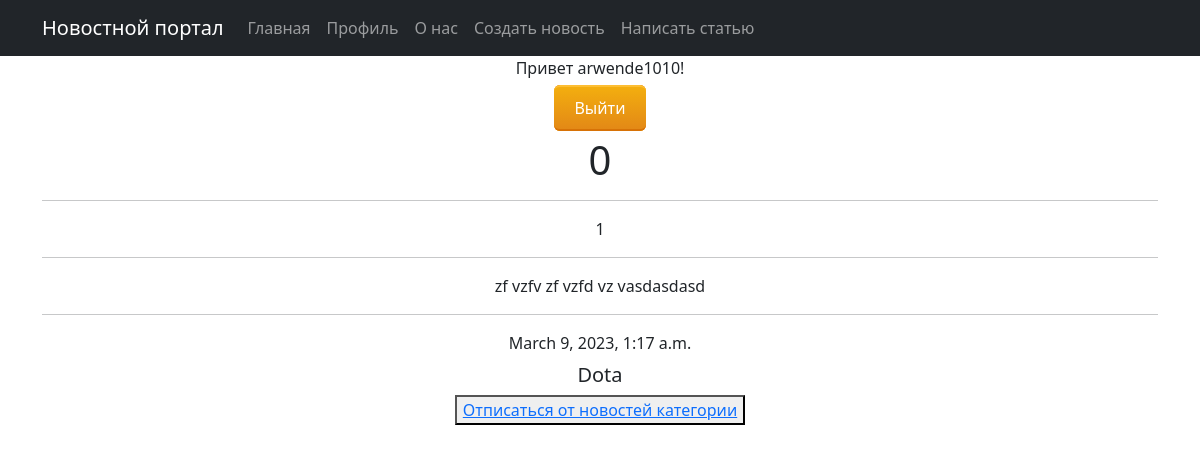
Page /2 (signed in) on the committed database.
### NewsPortal/models.py (models this page shows, shortened)
class Post(models.Model):
    field = models.CharField(max_length=7, choices=POSITIONS,
                             default='news')  # статья или новость, берем данные из файла data
    time_in = models.DateTimeField(auto_now_add=True)  # дата и время создания
    header_post = models.CharField(max_length=255, null=True)  # заголовок статьи новости
    text = models.TextField(unique=True)  # так как тексты могут быть большие берем TextField
    rating = models.IntegerField(default=0)  # рейтинг новости или статьи, флоат
    category = models.ManyToManyField(Category,
                                      through='PostCategory')  # тут остается сделать свзяь многие ко многим с моделью категории
    author = models.ForeignKey(Author, on_delete=models.CASCADE)  # связь один ко многим с автором

class Category(models.Model):
    name = models.CharField(unique=True, max_length=255, default='other')
    subscribers = models.ManyToManyField(User, through='SubscribeCategory')

### NewsPortal/views.py (the view)
# urls.py: path('<int:pk>', PostDetail.as_view(), name='post_detail'),
class PostDetail(LoginRequiredMixin, DetailView):
    model = Post
    template_name = 'post_detail.html'
    context_object_name = 'post'
    def get_context_data(self, **kwargs):
        context = super().get_context_data(**kwargs)
        context['category'] = list(PostCategory.objects.filter(
            post=self.kwargs['pk']).values('category', 'category__name'))
        check_subscribe = list(SubscribeCategory.objects.filter(subscribers=self.request.user.id).values('category'))
        context['subscribe'] = [n['category'] for n in check_subscribe]
        return context

### templates/post_detail.html (shortened to what this page needs)
{% extends 'flatpages/default.html' %}
{% block content %}
    <h1>{{ post.header_post }} </h1>
    <hr>{{ post.field }}
    <hr>{{ post.text }}
    <hr>{{ post.time_in }}
        <h5>
            {% for cat in category %}
          <h5>  {{cat.category__name}}</h5>
            {% if cat.category not in subscribe %}
                          <button><a href="{% url 'subscribe' cat.category %}">Подписаться на новости категории</a></button>
                {% else %}
                          <button><a href="{% url 'unsubscribe' cat.category %}">Отписаться от новостей категории</a></button>
            {% endif %}
        </h5>
{% endfor %}
 {% endblock content %}

### templates/flatpages/default.html (shortened to what this page needs)
<!DOCTYPE html>
<html lang="en">
    <head>
        {% load static %}
        <link href="{% static 'css/styles.css' %}" rel="stylesheet" />
    </head>
    <body>
        <nav class="navbar navbar-expand-lg navbar-dark bg-dark static-top">
           <div class="container">
               <a class="navbar-brand" href="#">Новостной портал</a>
               <div class="collapse navbar-collapse" id="navbarResponsive">
                   <ul class="navbar-nav ml-auto">
                       <li class="nav-item active">
                           <a class="nav-link" href="/">Главная</a>
                       </li>
                       <li class="nav-item active">
                           <a class="nav-link" href="{% url 'profil_user' user.pk %}">Профиль</a>
                       </li>
                       <li class="nav-item active">
                           <a class="nav-link" href="#">О нас</a>
                       </li>
                       <li class="nav-item active">
                           <a class="nav-link" href="/news/create/">Создать новость</a>
                       <li class="nav-item active">
                           <a class="nav-link" href="/article/create/">Написать статью</a>
                   </ul>
               </div>
           </div>
        </nav>
        <div class="container">
            <div class="row">
                <div class="col-lg-12 text-center">
                    {% if user.is_authenticated %}
                        <p>Привет {{ user.username }}!</p>
                        <p><a href="/accounts/logout/" class="button24">Выйти</a></p>
                    {% else %}
                        <p>Вы не авторизованы.</p>
                        <a href="/accounts/login/" class="button24">Войти</a>
                    {% endif %}
                    {% block content %}{% endblock content %}
                </div>
            </div>
        </div>
    </body>
</html>

### rows in the picture
Post: header_post "0", field "1", text "zf vzfv zf vzfd vz vasdasdasd", time_in "March 9, 2023, 1:17 a.m."
Category: category__name "Dota"

### other values in the picture
{{ user.username }} "arwende1010"
